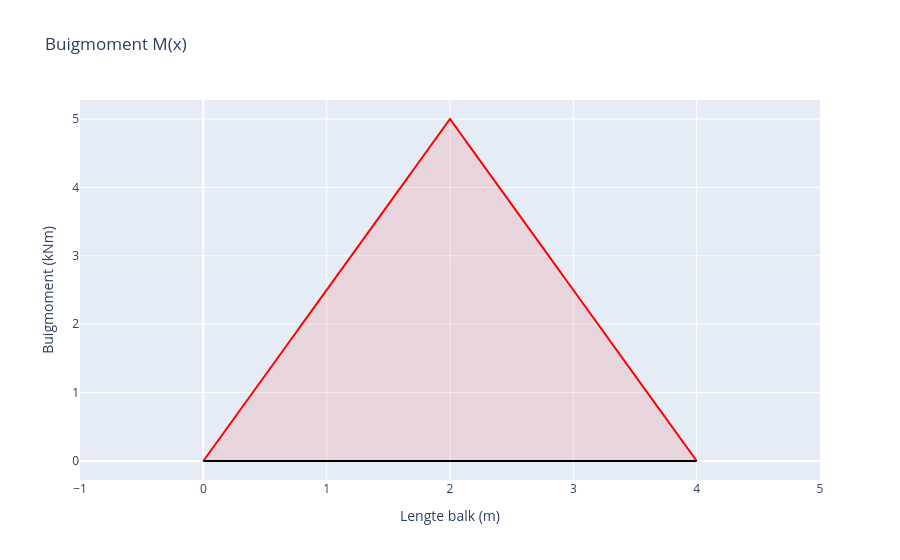

This figure's notebook cell:
### Markdown cell above
## Buigmomentgrafiek

### Code cell
layout = go.Layout(
    title="Buigmoment M(x)",
    xaxis=dict(dtick=1,title="Lengte balk (m)", range=[-1, lengteBalk+1]),
    yaxis=dict(title="Buigmoment (kNm)"),
    showlegend=False
)

line = go.Scatter(
    x=X,
    y= sum(bendingMoment),
    mode='lines',
    name='Buigmoment (kNm)',
    fill = 'tonexty',
    line_color='red',
    fillcolor='rgba(255,0,0,0.1)'
)

axis = go.Scatter(
    x= [0,lengteBalk],
    y= [0,0],
    mode='lines',
    line_color='black'
)

fig= go.Figure(data=[line, axis], layout=layout)
fig.show()

### Figure 1 — Plotly figure (JSON) as saved in the notebook; plotly's stock layout.template omitted (floating-point values rounded to 4 significant figures; data arrays with more than 128 entries replaced by an {"elided": "..."} marker saying what was removed)
{"data": [{"fill": "tonexty", "fillcolor": "rgba(255,0,0,0.1)", "line": {"color": "red"}, "mode": "lines", "name": "Buigmoment (kNm)", "type": "scatter", "x": {"elided": "10002 float values"}, "y": {"elided": "10002 float values"}}, {"line": {"color": "black"}, "mode": "lines", "type": "scatter", "x": [0, 4], "y": [0, 0]}], "layout": {"autosize": true, "showlegend": false, "title": {"text": "Buigmoment M(x)"}, "xaxis": {"dtick": 1, "range": [-1, 5], "title": {"text": "Lengte balk (m)"}, "type": "linear"}, "yaxis": {"autorange": true, "range": [-0.2778, 5.278], "title": {"text": "Buigmoment (kNm)"}, "type": "linear"}}}
